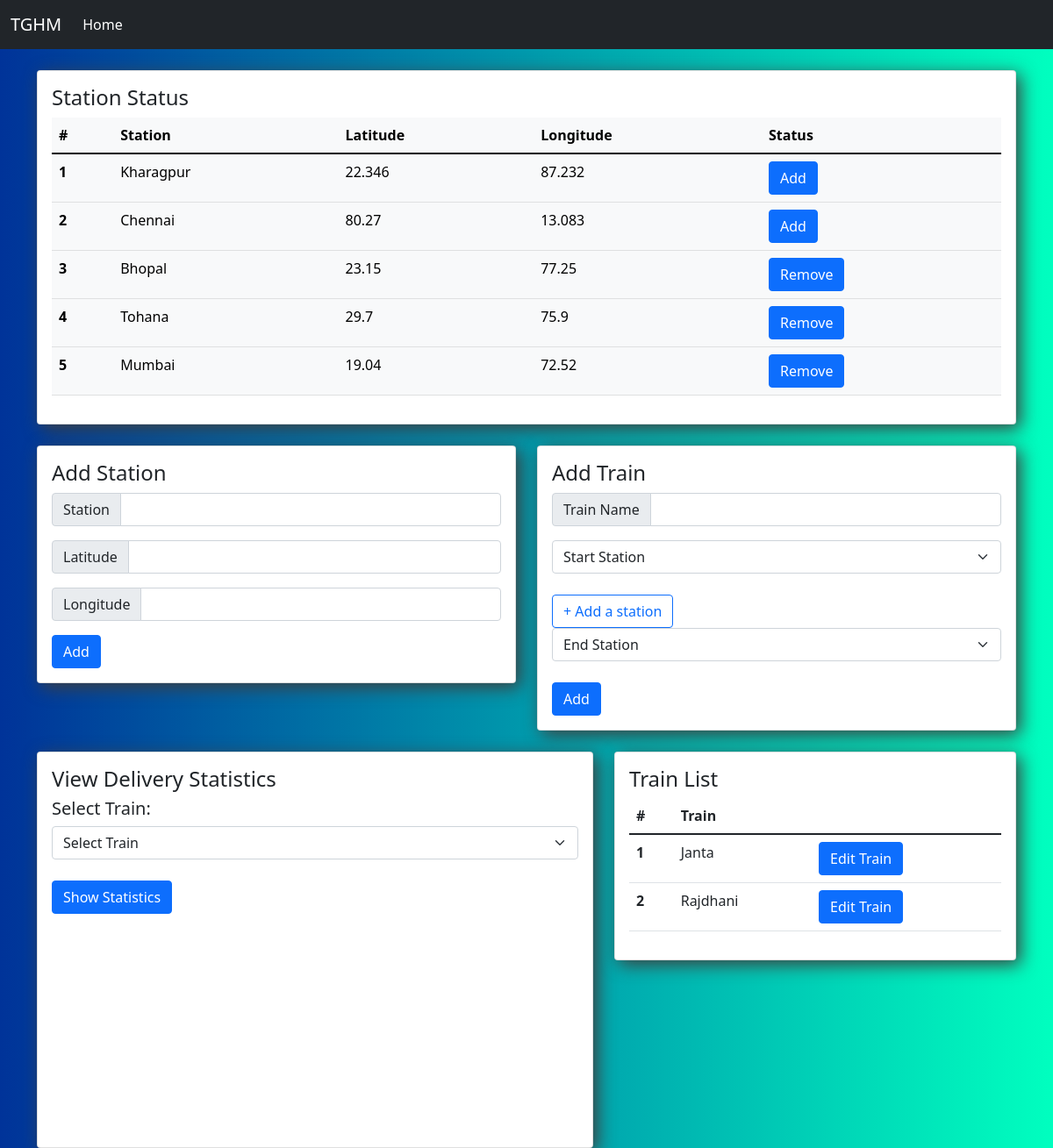
The page /manager/dashboard/ on the database as committed earlier.
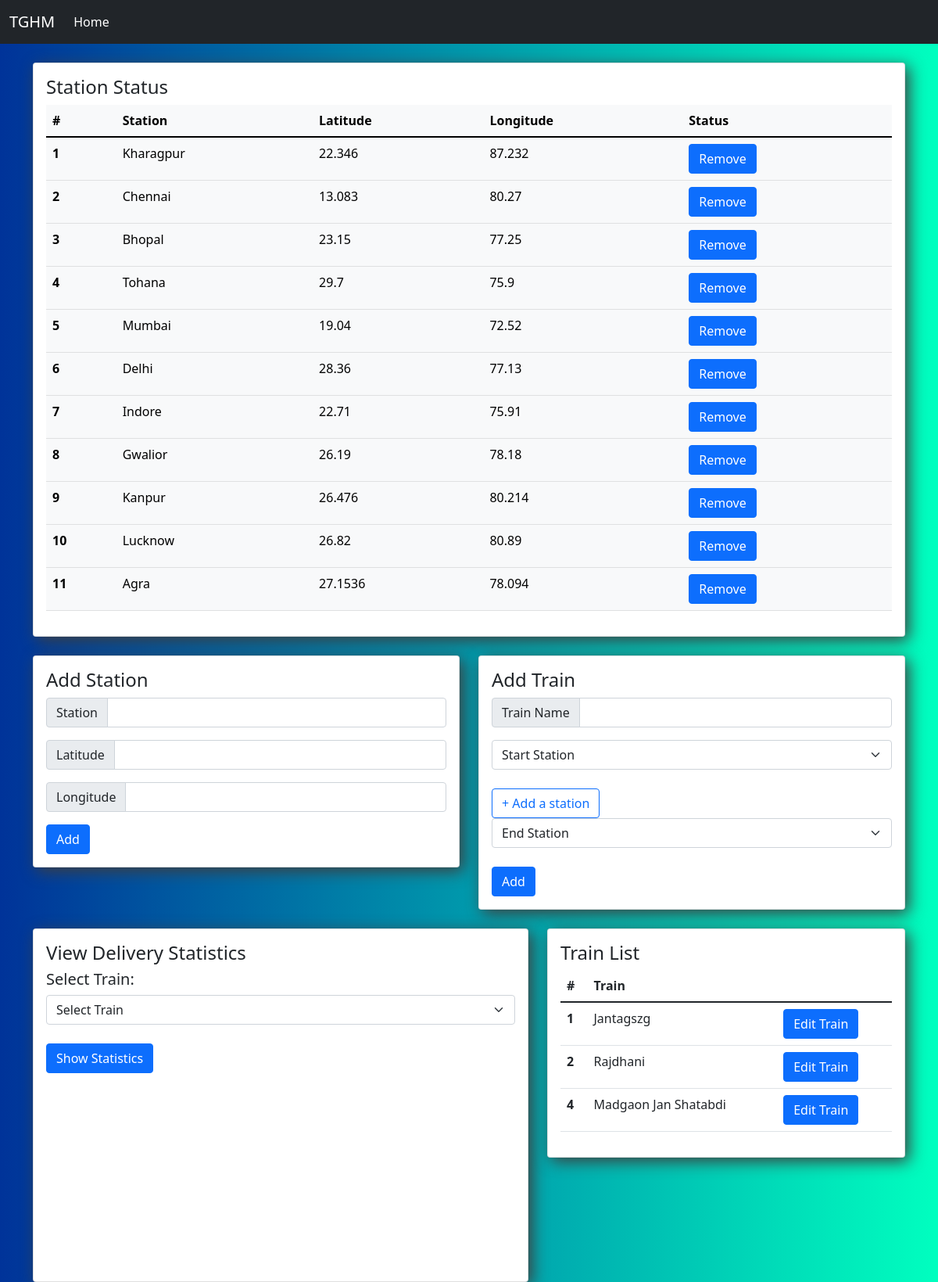
The same page on the database as committed later.
### manager/models.py (models this page shows, shortened)
class Station(models.Model):
    name = models.CharField(max_length=50)
    lat = models.FloatField()
    lng = models.FloatField()
    visible = models.BooleanField(default=True)

class Train(models.Model):
    name = models.CharField(max_length=50)
    stations = models.CharField(max_length=200, default='')

### manager/views.py (the view)
# urls.py: path('dashboard/', views.dashboard, name='dashboard'),
def dashboard(request):
    context = {'station_list': Station.objects.all(), 'train_list': Train.objects.all()}
    return render(request, 'manager/dashboard.html',context)

### manager/templates/manager/dashboard.html (shortened to what this page needs)
<!DOCTYPE html>
<html lang="en">
<head>
    <link href="https://cdn.jsdelivr.net/npm/bootstrap@5.1.3/dist/css/bootstrap.min.css" rel="stylesheet"
>
</head>
<body>
    <nav class="navbar navbar-expand-lg navbar-dark bg-dark">
        <div class="container-fluid">
            <a class="navbar-brand" href="#">TGHM</a>
            <div class="collapse navbar-collapse" id="navbarNav">
                <ul class="navbar-nav">
                    <li class="nav-item">
                        <a class="nav-link active" aria-current="page" href="/">Home</a>
                    </li>
                </ul>
            </div>
        </div>
    </nav>
    <div class="container">
        <br>
        <div class="card">
            <div class="card-body">
                <h4 class="card-title">Station Status</h4>
                <div class="card-text">
                    <table class="table table-light">
                        <thead>
                            <tr>
                                <th scope="col">#</th>
                                <th scope="col">Station</th>
                                <th scope="col">Latitude</th>
                                <th scope="col">Longitude</th>
                                <th scope="col">Status</th>
                            </tr>
                        </thead>
                        <tbody>
                            {% for station in station_list %}
                            <tr>
                                <th scope="row">{{ station.id }}</th>
                                <td>{{ station.name }}</td>
                                <td>{{ station.lat }}</td>
                                <td>{{ station.lng }}</td>
                                <td>
                                    {% if station.visible == True %}
                                    <button onclick="changestatus(this)" type="button"
                                        class="btn btn-primary">Remove</button>
                                    {% else %}
                                    <button onclick="changestatus(this)" type="button"
                                        class="btn btn-primary">Add</button>
                                    {% endif %}
                                </td>
                            </tr>
                            {% endfor %}
                        </tbody>
                    </table>
                </div>
            </div>
        </div>
        <br>
        <div class="row">
            <div class="col">
                <div class="card">
                    <div class="card-body">
                        <h4 class="card-title">Add Station</h4>
                        <div class="card-text">
                            <form action="{% url 'manager:add_station' %}" method="post">
                                <div class="input-group mb-3">
                                    <span class="input-group-text" id="basic-addon1">Station</span>
                                    <input type="text" class="form-control" id="station" name="station"
                                        aria-label="Username" aria-describedby="basic-addon1">
                                </div>
                                <div class="input-group mb-3">
                                    <span class="input-group-text" id="basic-addon1">Latitude</span>
                                    <input type="text" class="form-control" id="lat" name="lat" aria-label="Username"
                                        aria-describedby="basic-addon1">
                                </div>
                                <div class="input-group mb-3">
                                    <span class="input-group-text" id="basic-addon1">Longitude</span>
                                    <input type="text" class="form-control" id="log" name="lon" aria-label="Username"
                                        aria-describedby="basic-addon1">
                                </div>
                                <button type="submit" class="btn btn-primary">Add</button>
                            </form>
                        </div>
                    </div>
                </div>
            </div>
            <div class="col">
                <div class="card">
                    <div class="card-body">
                        <h4 class="card-title">Add Train</h4>
                        <div class="card-text">
                            <form action="{% url 'manager:add_train' %}" method="post">
                                <div class="input-group mb-3">
                                    <span class="input-group-text" id="basic-addon1">Train Name</span>
                                    <input type="text" class="form-control" id="train" name="train"
                                        aria-label="Username" aria-describedby="basic-addon1">
                                </div>
                                <select class="form-select" name="start" id="start" aria-label="Default select example">
                                    <option selected>Start Station</option>
                                </select>
                                <br>
                                <a class="btn btn-outline-primary" onclick="add_station()">+ Add a station</a>
                                <select class="form-select" name="end" id="end" aria-label="Default select example">
                                    <option selected>End Station</option>
                                </select>
                                <br>
                                <button type="submit" class="btn btn-primary">Add</button>
                            </form>
                        </div>
                    </div>
                </div>
            </div>
        </div>
        <br>
        <div class="row">
            <div class="col">
                <div class="card">
                    <div class="card-body">
                        <h4 class="card-title">View Delivery Statistics</h4>
                        <div class="card-text">
                            <h5>Select Train: </h5>
                            <table>
                                <select class="form-select" name="t_train" id="t_train"
                                    aria-label="Default select example">
                                    <option selected>Select Train</option>
                                </select>
                                <br>
                            </table>
                            <button type="button" class="btn btn-primary" data-toggle="modal"
                                data-target="#exampleModal" onclick="t_statistics(this)">
                                Show Statistics
                            </button>
                            <div id="train_stat" style="width:600px;height:250px;"></div>
                        </div>
                    </div>
                </div>
            </div>
            <div class="col">
                <div class="card">
                    <div class="card-body">
                        <h4 class="card-title">Train List</h4>
                        <div class="card-text">
                            <div>
                                {% if train_list %}
                                <table class="table">
                                    <thead>
                                        <tr>
                                            <th scope="col">#</th>
                                            <th scope="col">Train</th>
                                            <th></th>
                                        </tr>
                                    </thead>
                                    <tbody>
                                        {% for train in train_list %}
                                        <tr>
                                            <th scope="row">{{ train.id }}</th>
                                            <td>{{ train.name }}</td>
                                            <td><a class="btn btn-primary" href="../edit_train/{{train.id}}">Edit
                                                    Train</a></td>
                                        </tr>
                                        {% endfor %}
                                    </tbody>
                                    {% endif %}
                                </table>
                            </div>
                        </div>
                    </div>
                </div>
            </div>
        </div>
    </div>
    <link href="https://cdn.jsdelivr.net/npm/bootstrap@5.1.3/dist/css/bootstrap.min.css" rel="stylesheet"
>
</body>
</html>

### manager/templates/manager/dashboard.html (style rules this page uses)
.card { box-shadow: 5px 5px 20px rgb(63, 63, 63); }
body { background: linear-gradient(to right, #003399, rgb(0, 255, 191)); }

Rows that differ between the two databases and show on the page:
changed Station "Kharagpur": visible "Add" → "Remove"
changed Station "Chennai": lat "80.27" → "13.083"; lng "13.083" → "80.27"; visible "Add" → "Remove"
added Station: id "6", name "Delhi", lat "28.36", lng "77.13", visible "Remove"
added Station: id "7", name "Indore", lat "22.71", lng "75.91", visible "Remove"
added Station: id "8", name "Gwalior", lat "26.19", lng "78.18", visible "Remove"
added Station: id "9", name "Kanpur", lat "26.476", lng "80.214", visible "Remove"
added Station: id "10", name "Lucknow", lat "26.82", lng "80.89", visible "Remove"
added Station: id "11", name "Agra", lat "27.1536", lng "78.094", visible "Remove"
changed Train id 1: name "Janta" → "Jantagszg"
added Train: id "4", name "Madgaon Jan Shatabdi"
